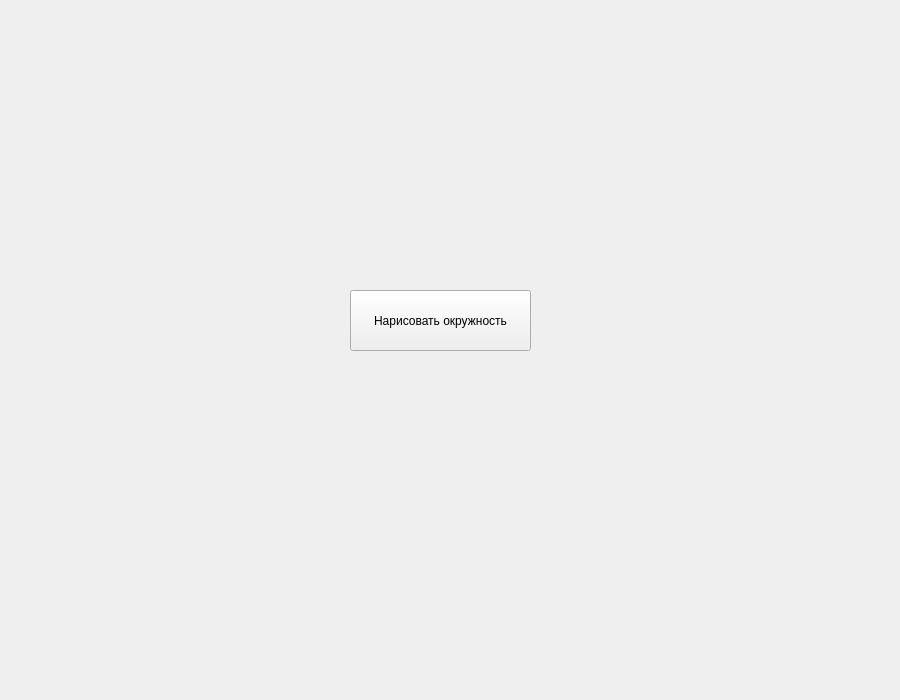
<?xml version="1.0" encoding="UTF-8"?>
<ui version="4.0">
 <class>Form</class>
 <widget class="QWidget" name="Form">
  <property name="geometry">
   <rect>
    <x>0</x>
    <y>0</y>
    <width>900</width>
    <height>700</height>
   </rect>
  </property>
  <property name="sizePolicy">
   <sizepolicy hsizetype="Fixed" vsizetype="Fixed">
    <horstretch>0</horstretch>
    <verstretch>0</verstretch>
   </sizepolicy>
  </property>
  <property name="windowTitle">
   <string>Form</string>
  </property>
  <widget class="QPushButton" name="btn">
   <property name="geometry">
    <rect>
     <x>350</x>
     <y>290</y>
     <width>181</width>
     <height>61</height>
    </rect>
   </property>
   <property name="text">
    <string>Нарисовать окружность</string>
   </property>
  </widget>
 </widget>
 <resources/>
 <connections/>
</ui>
